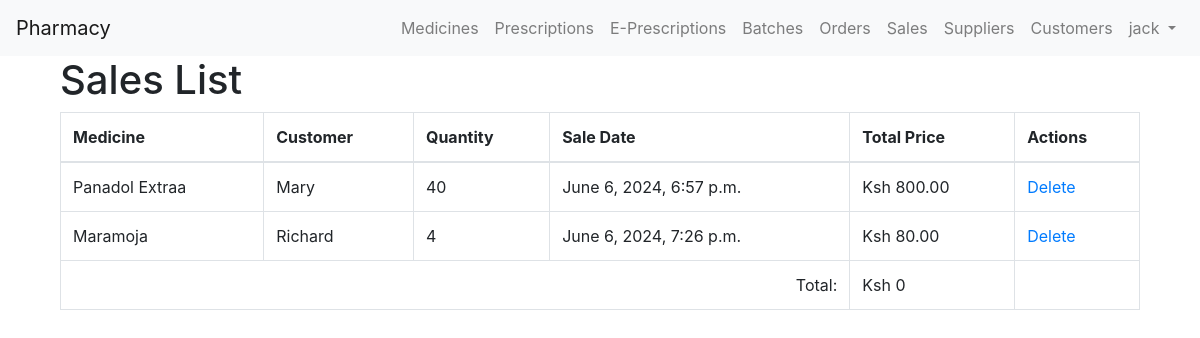
The app's page /sales/ (signed in) with its own data.
### chemistApi/models.py (models this page shows, shortened)
class Sale(models.Model):
    customer = models.ForeignKey(Customer, on_delete=models.SET_NULL, null=True, blank=True, default=None)
    medicine = models.ForeignKey(Medicine, on_delete=models.CASCADE)
    quantity = models.IntegerField()
    sale_date = models.DateTimeField(auto_now_add=True)
    prescription = models.ForeignKey(Prescription, on_delete=models.CASCADE)
    total_price = models.DecimalField(max_digits=10, decimal_places=2, editable=False, default=0)

class Medicine(models.Model):
    name = models.CharField(max_length=255)
    supplier = models.ForeignKey(Supplier, on_delete=models.CASCADE)
    description = models.TextField(default='No description provided')
    price = models.DecimalField(max_digits=10, decimal_places=2, default=0)

class Customer(models.Model):
    name = models.CharField(max_length=255)
    contact = models.CharField(max_length=20, unique=True)

### chemistApi/views.py (the view)
# urls.py: path('sales/', views.sale_list, name='sale_list'),
def sale_list(request):
    sales = Sale.objects.all()
    return render(request, 'sale_list.html', {'sales': sales})#

### chemistApi/templates/sale_list.html (shortened to what this page needs)
{% extends "base.html" %}
{% block content %}
<div class="container">
  <h1>Sales List</h1>
  <table class="table table-bordered">
    <thead>
      <tr>
        <th>Medicine</th>
        <th>Customer</th>
        <th>Quantity</th>
        <th>Sale Date</th>
        <th>Total Price </th>
        {% if user.is_superuser%}
        <th>Actions</th>
        {%endif%}
      </tr>
    </thead>
    <tbody>
      {% for sale in sales %}
      <tr>
        <td>{{ sale.medicine.name }}</td>
        <td>{{ sale.customer.name }}</td>
        <td>{{ sale.quantity }}</td>
        <td>{{ sale.sale_date }}</td>
        <td>Ksh {{ sale.total_price }}</td>
        <td>
          {% if user.is_superuser %}
          <a href="{% url 'sale_delete' sale.pk %}">Delete</a>
          {% endif %}
        </td>
      </tr>
      {% endfor %}
       <tr>
      <td colspan="4" style="text-align: right;">Total:</td>
      <td>{% with sales_total=0 %}
  Ksh {{ sales_total }}
{% endwith %}
      </td>
    </tr>
    </tbody>
  </table>
  </div>
{% endblock %}

### chemistApi/templates/base.html (shortened to what this page needs)
<!DOCTYPE html>
<html lang="en">
<head>
    <link rel="stylesheet" href="https://stackpath.bootstrapcdn.com/bootstrap/4.3.1/css/bootstrap.min.css">
</head>
<body>
    <nav class="navbar navbar-expand-lg navbar-light bg-light">
        <a class="navbar-brand" href="{% url 'sale_create' %}">Pharmacy</a>
        <div class="collapse navbar-collapse" id="navbarNav">
            <ul class="navbar-nav ml-auto">
                {% if user.is_authenticated %}
                <li class="nav-item">
                    <a class="nav-link" href=" {%url 'medicine_list'%}">Medicines</a>
                </li>
                 <li class="nav-item">
                    <a class="nav-link" href=" {%url 'list_prescriptions'%}">Prescriptions</a>
                </li>
                 <li class="nav-item">
                    <a class="nav-link" href=" {%url 'list_e_prescriptions'%}">E-Prescriptions</a>
                </li>
                <li class="nav-item">
                    <a class="nav-link" href=" {%url 'batch_list'%}">Batches</a>
                </li>
                <li class="nav-item">
                    <a class="nav-link" href="{% url 'order_list'%}">Orders</a>
                </li>
                <li class="nav-item">
                    <a class="nav-link" href="{% url 'sale_list'%}">Sales</a>
                </li>
                <li class="nav-item">
                    <a class="nav-link" href="{% url 'supplier_list'%}">Suppliers</a>
                </li>
                <li class="nav-item">
                    <a class="nav-link" href="{%url 'customer_list'%}">Customers</a>
                </li>
                    <li class="nav-item dropdown">
                        <a class="nav-link dropdown-toggle" href="#" id="navbarDropdown" role="button" data-toggle="dropdown" aria-haspopup="true" aria-expanded="false">
                            {{ user.username }}
                        </a>
                    </li>
                {% endif %}
            </ul>
        </div>
    </nav>
    <div class="container">
        {% block content %}
        {% endblock %}
    </div>
</body>
</html>

### records on screen
Sale: medicine.name "Panadol Extraa", customer.name "Mary", quantity "40", sale_date "June 6, 2024, 6:57 p.m.", total_price "800.00"
Sale: medicine.name "Maramoja", customer.name "Richard", quantity "4", sale_date "June 6, 2024, 7:26 p.m.", total_price "80.00"

### other values on screen
{{ user.username }} "jack"
{{ sales_total }} "0"
